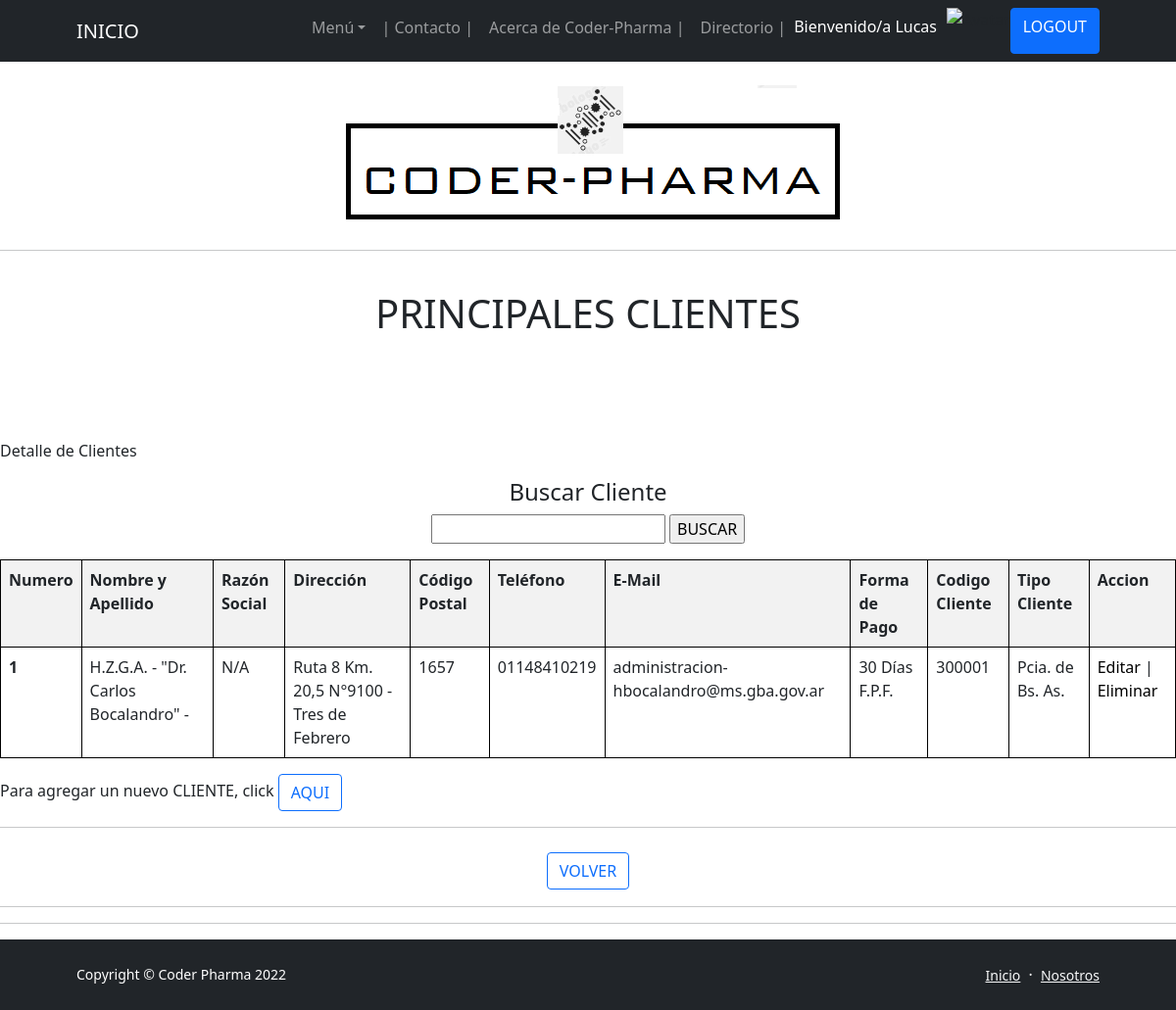
The app's page /App-Drogueria/Clientes (signed in), older data.
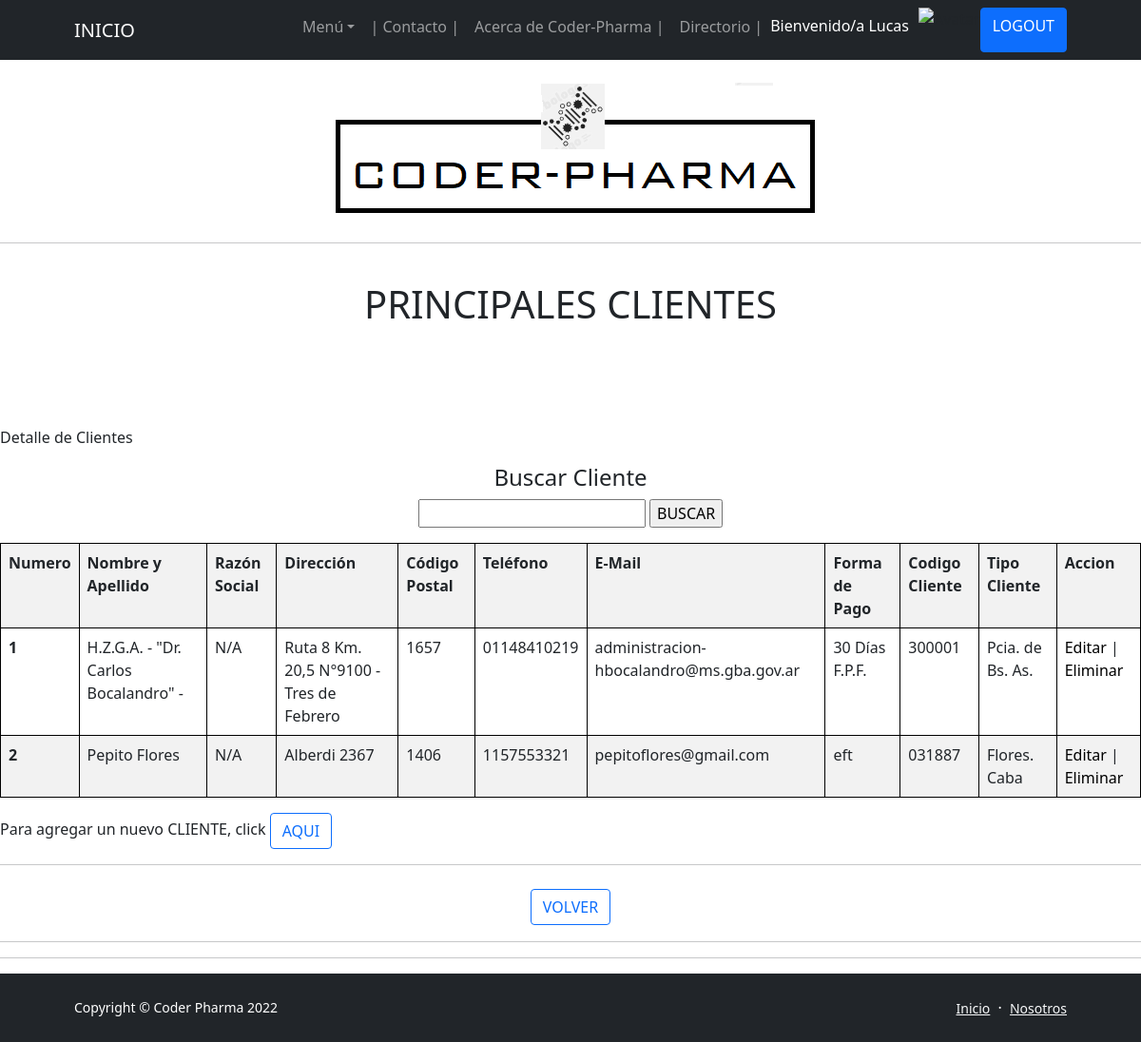
The same page, newer data.
### App_DROGUERIA/models.py (models this page shows, shortened)
class CLIENTES(models.Model):
    nombre = models.CharField(max_length=50)
    apellido = models.CharField(max_length=50)
    razonSocial = models.CharField(max_length=50)
    direccion = models.CharField(max_length=50)
    codigoPostal = models.IntegerField()
    telefono = models.CharField(max_length=50)
    eMail = models.EmailField(max_length=50)
    form_pago = models.CharField(max_length=50)
    codigo_Cliente = models.CharField(max_length=50)
    tipo_Cliente= models.CharField(max_length=50) # Clinica, Hospitales, Ministerios, Municipio, Gobierno Provincial, etc

### App_DROGUERIA/views.py (the view)
# urls.py: path('Clientes', Clientes, name = "08_Clientes"),
def Clientes (request):
    clientes = CLIENTES.objects.all()
    try:
        avatar = Avatar.objects.get(usuario = request.user.id)
        return render(request,"08 - Clientes.html", {"Clientes": clientes, "url": avatar.imagen.url})
    except:
        return render(request,"08 - Clientes.html", {"Clientes": clientes})

### App_DROGUERIA/Templates/08 - Clientes.html
{% extends '00 - ORIGEN (b).html' %}
{% load static %}
{% block blockname %}
    <body>
        <br>
        <p class="text-center"><img class="img-fluid rounded mb-5 mb-lg-0" src="http://127.0.0.1:8000/media/imagenes/Membrete_Coder-Pharma.png" alt="..." /></p>
        <hr>
        <br>
        <h1 class="text-center"> PRINCIPALES CLIENTES </h1>
        <br>
        <br>
        <br>
        <br>
        <p> Detalle de Clientes </p>
        <center>
            <h4 class="text-center"> Buscar Cliente </h4>
            <form action="{% url '08_BuscarCliente' %}" method="GET"> {% csrf_token %}
            <p><input type="text" name="nombre">
            <input type="submit" value="BUSCAR">
            </p>
            <table class="table table-striped">
                <tr>
                    <th>Numero</th>
                    <th>Nombre y Apellido </th>
                    <th>Razón Social</th>
                    <th>Dirección</th>
                    <th>Código Postal</th>
                    <th>Teléfono</th>
                    <th>E-Mail</th>
                    <th>Forma de Pago</th>
                    <th>Codigo Cliente</th>
                    <th>Tipo Cliente</th>
                    <th>Accion</th>
                </tr>
                    {% for cliente in Clientes %}
                <tr>
                    <th scope="row">{{forloop.counter}}</th>
                    <td>{{cliente.nombre}} {{cliente.apellido}}</td>
                    <td>{{cliente.razonSocial}}</td>
                    <td>{{cliente.direccion}}</td>
                    <td>{{cliente.codigoPostal}}</td>
                    <td>{{cliente.telefono}}</td>
                    <td>{{cliente.eMail}}</td>
                    <td>{{cliente.form_pago}}</td>
                    <td>{{cliente.codigo_Cliente}}</td>
                    <td>{{cliente.tipo_Cliente}}</td>
                    <td>
                        <a style="color: black; text-decoration: none" href="{% url '08_EditaCliente' cliente.id %}">Editar</a> |
                        <a style="color: black; text-decoration: none" href="{% url '08_EliminaCliente' cliente.id %}">Eliminar</a>
                    </td>
                </tr>
                    {% endfor %}
            </table>
        </center>
        <p> Para agregar un nuevo CLIENTE, click  <a style="text-decoration: none;" href="{% url '08_AgregaCliente' %}" class="btn btn-outline-primary">AQUI</a> </p>
        <hr>
        <h1 class="text-center"><a href="{% url '04_AcercadeCoderPharma' %}" class="btn btn-outline-primary" disabled> VOLVER</a></h1>
        <hr><hr>
    </body>
</html>
{% endblock blockname %}

### App_DROGUERIA/Templates/00 - ORIGEN (b).html (shortened to what this page needs)
<!DOCTYPE html>
<html lang="es">
    <head>
        {% load static %}
        <link href="https://cdn.jsdelivr.net/npm/bootstrap-icons@1.5.0/font/bootstrap-icons.css" rel="stylesheet" />
        <link href="{% static 'css/styles.css' %}" rel="stylesheet" />
        <link href="css/styles.css" rel="stylesheet" />
    </head>
    <body class="d-flex flex-column h-100">
        <main class="flex-shrink-0">
            <nav class="navbar navbar-expand-lg navbar-dark bg-dark">
                <div class="container px-5">
                    <a class="navbar-brand" href="{% url '01_Inicio' %}">INICIO</a>
                    <div class="collapse navbar-collapse" id="navbarSupportedContent">
                        <ul class="navbar-nav ms-auto mb-2 mb-lg-0">
                            <li class="nav-item dropdown">
                                <a class="nav-link dropdown-toggle" id="navbarDropdownBlog" href="#" role="button" data-bs-toggle="dropdown" aria-expanded="false">Menú</a>
                            </li>
                            <li class="nav-item"><a class="nav-link" href="{% url '09_Contacto' %}"> | Contacto | </a></li>
                            <li class="nav-item"><a class="nav-link" href="{% url '04_AcercadeCoderPharma' %}">Acerca de Coder-Pharma | </a></li>
                            <li class="nav-item"><a class="nav-link" href="{% url '05_Directorio' %}">Directorio | </a></li>
                            {% if user.is_authenticated %}
                                <p style="color: rgb(255, 255, 255); text-decoration: none; margin-right: 10px; margin-top: 7px;">Bienvenido/a {{user.username}}  </p>
                                <img src="{{ url }}" height="40px" alt="Avatar">
                                <li class="btn btn-primary" disabled ><a style="color: rgb(255, 255, 255); text-decoration: none" href="{% url '11_Logout' %}">LOGOUT</a></li>
                            {% else %}
                                <li class="btn btn-primary" disabled ><a style="color: rgb(255, 255, 255); text-decoration: none" href="{% url '09_Login' %}">LOGIN</a></li>
                            {% endif %}
                        </ul>
                    </div>
                </div>
            </nav>
            {% block blockname %}
            {% endblock blockname %}
        <footer class="bg-dark py-4 mt-auto">
            <div class="container px-5">
                <div class="row align-items-center justify-content-between flex-column flex-sm-row">
                    <div class="col-auto"><div class="small m-0 text-white">Copyright &copy; Coder Pharma 2022</div></div>
                    <div class="col-auto">
                        <a class="link-light small" href="{% url '01_Inicio' %}">Inicio</a>
                        <span class="text-white mx-1">&middot;</span>
                        <a class="link-light small" href="{% url '05_Directorio' %}">Nosotros</a>
                    </div>
                </div>
            </div>
        </footer>
    </body>
</html>

### App_DROGUERIA/Templates/00 - ORIGEN (b).html (style rules this page uses)
table, th, td { border: 1px solid black; }

Row changes from the older to the newer data that the page shows:
added CLIENTES: nombre "Pepito", apellido "Flores", razonSocial "N/A", direccion "Alberdi 2367", codigoPostal "1406", telefono "1157553321", eMail "pepitoflores@gmail.com", form_pago "eft", codigo_Cliente "031887", tipo_Cliente "Flores. Caba"
